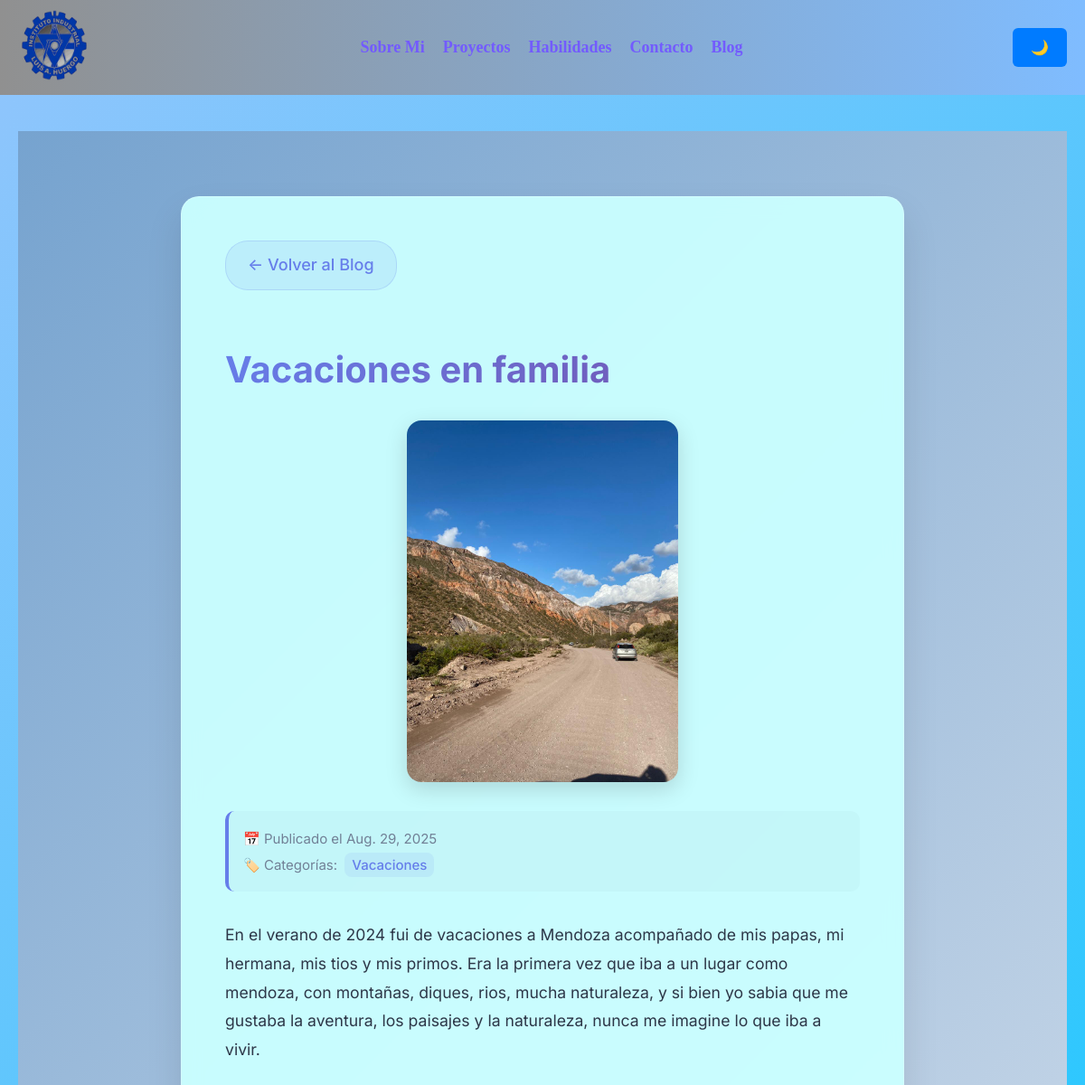
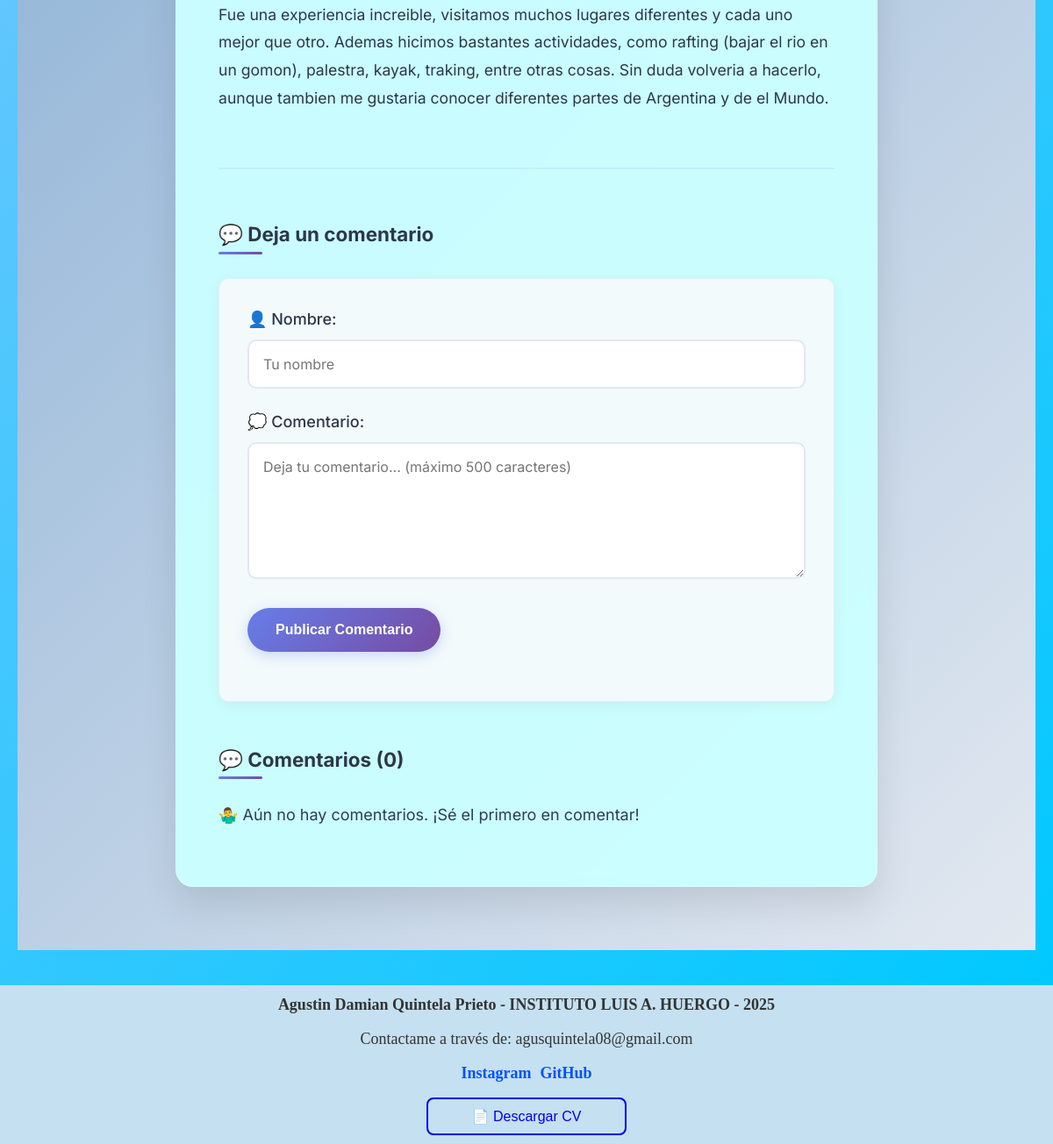
The app's page /blog/4/ with its own data (2 pictures, top to bottom).
### blog/models.py (models this page shows, shortened)
class Post(models.Model):
    title = models.CharField(max_length=255)
    body = models.TextField()
    created_on = models.DateTimeField(auto_now_add=True)
    last_modified = models.DateTimeField(auto_now=True)
    categories = models.ManyToManyField("Category", related_name="posts")
    portada = models.ImageField(upload_to="portadas/", blank=True, null=True)

class Category(models.Model):
    name = models.CharField(max_length=30)
    class Meta:
        verbose_name_plural = "categories"

### blog/views.py (the view)
# urls.py: path("<int:pk>/", views.blog_detail, name="detail"),
def blog_detail(request, pk):
    post = get_object_or_404(Post, pk=pk)
    comments = Comment.objects.filter(post=post).order_by("-created_on")
    if request.method == "POST":
        form = CommentForm(request.POST)
        if form.is_valid():
            Comment.objects.create(
                author=form.cleaned_data["author"],
                body=form.cleaned_data["body"],
                post=post,
            )
            return redirect("blog:detail", pk=post.pk)
    else:
        form = CommentForm()
    return render(request, "blog/detail.html", {
        "post": post,
        "comments": comments,
        "form": form,
    })

### blog/forms.py
class CommentForm(forms.Form):
    author = forms.CharField(
        max_length=60,
        widget=forms.TextInput(
            attrs={"class": "form-control", "placeholder": "Tu nombre"}
        ),
    )
    body = forms.CharField(
        max_length=500,  # Límite de 500 caracteres
        widget=forms.Textarea(
            attrs={
                "class": "form-control",
                "placeholder": "Deja tu comentario... (máximo 500 caracteres)",
                "maxlength": "500",  # Límite en el HTML también
                "rows": "6"
            }
        )
    )

### blog/templates/blog/detail.html (shortened to what this page needs)
{% extends "base.html" %}
{% load static %}
{% block content %}
<div class="blog-container">
    <div class="container">
        <div class="blog-post">
            <a href="{% url 'blog:index' %}" class="back-link">← Volver al Blog</a>
            <h1 class="post-title">{{ post.title }}</h1>
        {% if post.portada %}
        <div class="post-portada">
            <img src="{{ post.portada.url }}" alt="Portada de {{ post.title }}">
        </div>
        {% endif %}
            <div class="post-meta">
                <small>
                    📅 Publicado el {{ post.created_on.date }}
                    {% if post.categories.all %}
                        <br>🏷️ Categorías:
                        {% for category in post.categories.all %}
                            <a href="{% url 'blog:category' category.name %}">
                                {{ category.name }}
                            </a>
                        {% endfor %}
                    {% endif %}
                </small>
            </div>
            <div class="post-body">
                {{ post.body | linebreaks }}
            </div>
            <div class="comments-section">
                <h3>💬 Deja un comentario</h3>
                <form method="post" class="comment-form">
                    <div class="form-group">
                        <label for="id_author">👤 Nombre:</label>
                        {{ form.author }}
                    </div>
                    <div class="form-group">
                        <label for="id_body">💭 Comentario:</label>
                        {{ form.body }}
                    </div>
                    <div class="form-group">
                        <button type="submit" class="btn btn-primary">Publicar Comentario</button>
                    </div>
                </form>
                <h3>💬 Comentarios ({{ comments.count }})</h3>
                <div class="comments-list">
                    {% for comment in comments %}
                    <div class="comment">
                        <p><strong>👤 {{ comment.author }}</strong> • {{ comment.created_on.date }}</p>
                        <p>{{ comment.body | linebreaks }}</p>
                    </div>
                    {% empty %}
                    <div class="no-comments">
                        <p>🤷‍♂️ Aún no hay comentarios. ¡Sé el primero en comentar!</p>
                    </div>
                    {% endfor %}
                </div>
            </div>
        </div>
    </div>
</div>
{% endblock %}

### records on screen
Post: title "Vacaciones en familia", portada (picture), created_on "Aug. 29, 2025", body "En el verano de 2024 fui de vacaciones a Mendoza acompañado de mis papas, mi hermana, mis tios y mis primos. Era la primera vez que iba a un lugar como mendoza, con montañas, diques, rios, mucha naturaleza, y si bien yo sabia que me gustaba la aventura, los paisajes y la naturaleza, nunca me imagine lo que iba a vivir. Fue una experiencia increible, visitamos muchos lugares diferentes y cada uno mejor que otro. Ademas hicimos bastantes actividades, como rafting (bajar el rio en un gomon), palestra, kayak, traking, entre otras cosas. Sin duda volveria a hacerlo, aunque tambien me gustaria conocer diferentes partes de Argentina y de el Mundo."
Category: name "Vacaciones"

### other values on screen
{{ comments.count }} "0"
